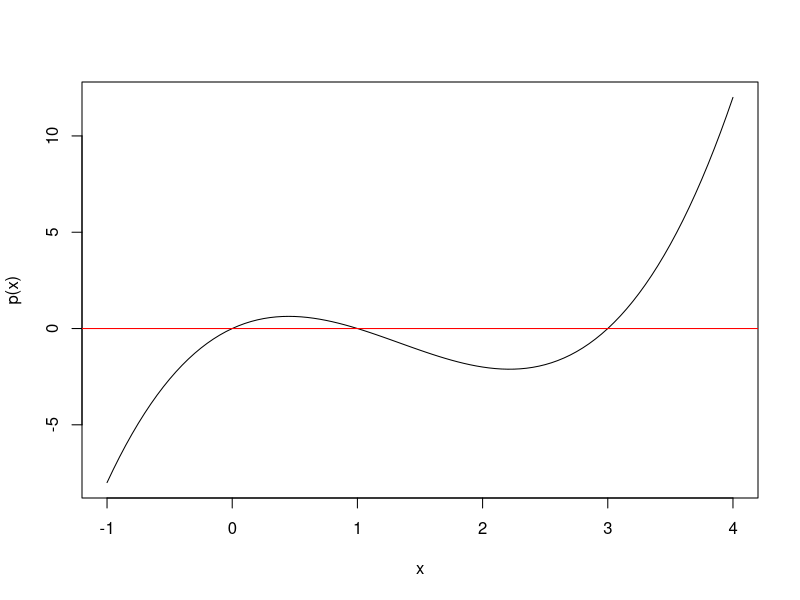
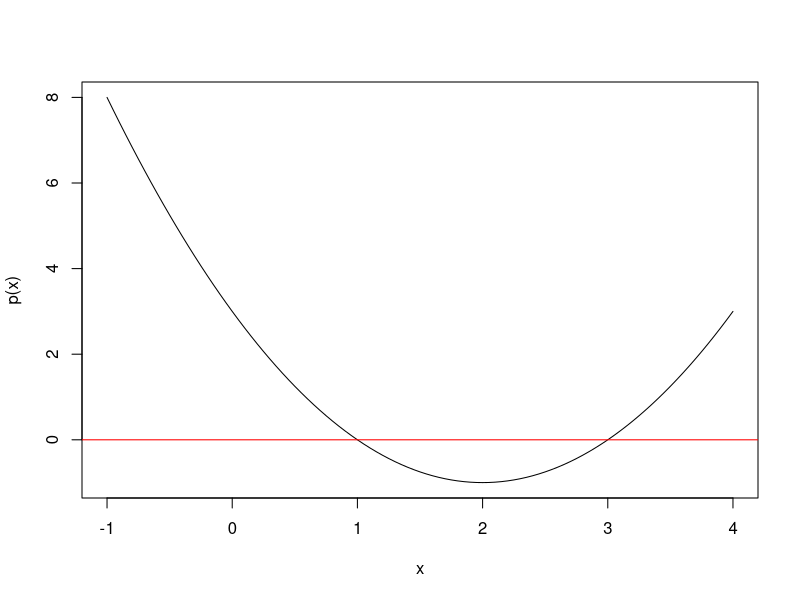
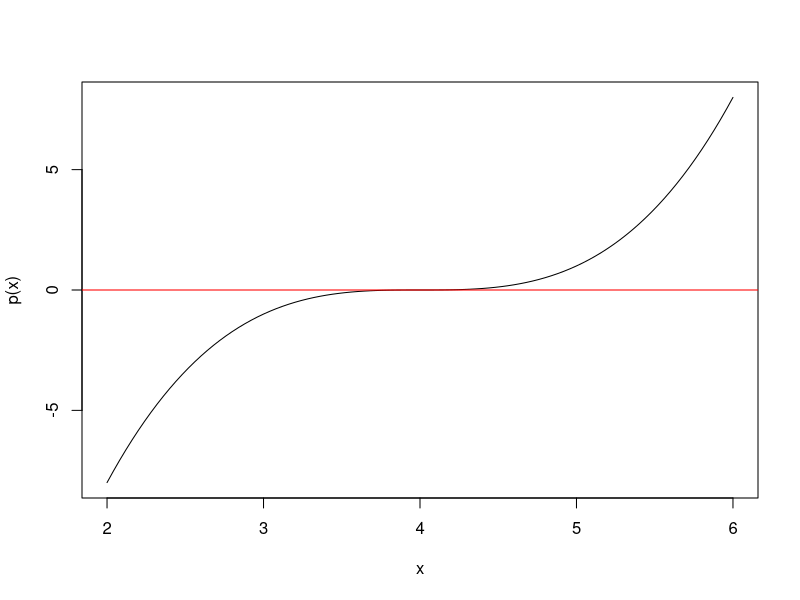

Recreate these plots in R, in order.
#Math 23 Script 1.4B-EigenvectorsAxler.R
#Module 1, Week 4, subtopics 1.3, 1.4 and 1.5

#Last modified September 17, 2014 by Paul Bamberg
#This modern approach was introduced by Sheldon Axler in 1995: "Down with Determinants!"

library("pracma")   #for rref()

#Topic 1 - Finding eigenvectors by row reduction
A <-matrix(c(-1,-2,4,5),2); A   #the same old matrix
#Start with the first standard basis vector and apply A twice.
w <- c(1,0); w; A%*%w; A%*%A%*%w
#These three vectors in R^2 have to be linearly dependent.
#Confirm this by forming a matrix.
T <- cbind( w, A%*%w, A%*%A%*%w); T
#Row reduce to find the exact form of the dependence.
rref(T)
#So A^2w = -3Iw + 4Aw, or A^2w -4Aw + 3Iw = (A^2-4A+3I)w = 0.
#We have discovered the polynomial
p <- function(t) t^2 - 4*t + 3
#which in this case is the same as the characteristic polynomial.
#Since p(t)=(t-1)(t-3), p(A)=(A-I)(A-3I)
I <- diag(c(1,1))
(A - I)%*%(A-3*I)%*%w    #has to be zero
#Now we can find two eigenvectors
v1 <- (A-3*I)%*%w     #eigenvector for eigenvalue 1
A%*%v1; v1
#Reverse the order of the factors.
(A - 3*I)%*%(A-I)%*%w    #has to be zero
v2 <- (A-I)%*%w     #eigenvector for eigenvalue 3
A%*%v2; 3*v2

#If we use a different w, we learn nothing more
w <- c(0,1); w; A%*%w; A%*%A%*%w
T <- cbind( w, A%*%w, A%*%A%*%w); T #a different matrix
rref(T)
#Again p(t)=(t-1)(t-3), p(A)=(A-I)(A-3I)
v1x <- (A-3*I)%*%w     #eigenvector for eigenvalue 1
A%*%v1x; v1x
v2x <- (A-I)%*%w     #eigenvector for eigenvalue 3
A%*%v2x; 3*v2x
#We found eigenvectors that are proportional to the previous ones
v1; v1x
v2; v2x

#What could have gone wrong?
w <- c(1,1); w; A%*%w  #already dependent
T <- cbind( w, A%*%w); T #a matrix with rank 1 
rref(T)
#So Aw = 3w
#Now p(t)=(t-3), p(A)=(A-3I)
#w is an eigenvector for eigenvalue 3
w;  A%*%w

#To find a second independent eigenvector we must start again with a different w.

#What if there are fewer than two distinct eigenvalues?
#Case 1:
A <- diag(c(4,4)); A
w1 <- c(1,0); w1; A%*%w1  #already dependent
T <- cbind( w1, A%*%w1); T #a matrix with rank 1 
rref(T)
#So p(t) = t-4, p(A) = A - 4I
w1; A%*% w1   #an eigenvector with eigenvalue 4
#Look for a second independent eigenvector.
w2 <- c(0,1); w2; A%*%w2  #already dependent
T <- cbind( w2, A%*%w2); T #a matrix with rank 1 
rref(T)
#Again p(t) = t-4, p(A) = A - 4I
w2; A%*% w2   #a different eigenvector with eigenvalue 4
#p(t) was always simple, and we found a basis of eigenvectors.

#Case 2:
A <- matrix(c(3,-1,1,5),2); A      
w <- c(1,0); w; A%*%w; A%*%A%*%w
T <- cbind( w, A%*%w, A%*%A%*%w); T 
rref(T)
#So A^2w = -16Iw + 8Aw; (A^2 -8A + 16I)w = 0
#The polynomial is p(t) = t^2 - 8t - 16 = (t-4)^2
v<-(A-4*I)%*% w   #an eigenvector with eigenvalue 4
A%*% v; 4*v    #check that it's an eigenvector
#We look in vain for a second independent eigenvector.
w <- c(0,1); w; A%*%w; A%*%A%*%w
T <- cbind( w, A%*%w, A%*%A%*%w); T #a different matrix
rref(T)     #not quite echelon form, but we can use it.
#Again, the polynomial is p(t) = t^2 - 8t - 16 = (t-4)^2
v2<-(A-4*I)%*% w   #an eigenvector with eigenvalue 4
v; v2   #but it's the same eigenvector
#p(t) was not simple, and we could not find a basis of eigenvectors.

#Topic 2 - Eigenvectors for a 3 x 3 matrix
#This is example 2.7.5 from the Hubbard textbook.
A <- matrix(c(1,-1,0,-1,2,-1,0,-1,1), 3);A
#Any vector will do for w. An obvious choice is the first standard basis vector
w <- c(1,0,0)
T <- cbind(w, A%*%w, A%*%A%*%w, A%*%A%*%A%*%w); T
rref(T)
#So A^3 - 4A^2 + 3A = 0
p <- function(t) t^3 - 4*t^2 + 3*t
curve(p(x), from = -1, to = 4); abline(h=0, col = "red")
#Since P has three distinct real roots 0, 1, 3, we will get three eigenvectors.
I <- diag(c(1,1,1))
v0 <- (A - I)%*%(A - 3*I)%*%w; v0
A%*%v0; 0*v0      #eigenvector for eigenvalue 0
v1 <- A%*%(A - 3*I)%*%w; v1
A%*%v1; 1*v1      #eigenvector for eigenvalue 1
v3 <- A%*%(A - 1*I)%*%w; v3
A%*%v3; 3*v3      #eigenvector for eigenvalue 3

#Now rerun the script, choosing the sum of v1 and v3 as w. You will not find v0.
w <- v1+v3
T <- cbind(w, A%*%w, A%*%A%*%w); T
rref(T)
#So A^2 - 4A  + 3I = 0
p <- function(t) t^2 - 4*t + 3
curve(p(x), from = -1, to = 4); abline(h=0, col = "red")
#Since P has two distinct real roots 1 and 3, we will get only two eigenvectors.
I <- diag(c(1,1,1))
v1 <- (A - 3*I)%*%w; v1
A%*%v1; 1*v1      #eigenvector for eigenvalue 1
v3 <- (A - 1*I)%*%w; v3
A%*%v3; 3*v3      #eigenvector for eigenvalue 3
#Rerun, using any w not in the subspace spanned by v1 and v3,
#and you will find the eigenvector v0.

#Here is a more interesting example.
A <- matrix(c(2,0,0, 1,2,1,-1,0,1), 3);A
w1 <- c(1,0,0)
T <- cbind(w1, A%*%w1); T
rref(T)
#So A-2I = 0 and w1 is an eigenvector with eigenvalue 2.

w2 <- c(0,1,0)
T <- cbind(w2, A%*%w2, A%*%A%*%w2); T
rref(T)
#Now (A^2 - 3A +2I)w2 = (A-I)(A-2I)w2 = 0
v1 <- (A-2*I)%*%w2
A%*%v1; v1   #v1 is an eigenvector with eigenvalue 1.

v2 <- (A-I)%*%w2
A%*%v2; v2   #v2 is a new eigenvector with eigenvalue 2.

#We have found a basis of eigenvectors.
#Because there are only two distinct eigenvalues, no single choice of w
#will give us the whole basis. p(t) is simple and cannot be cubic.

#Here is an example where there is no eigenbasis.
J<-matrix(c(2,0,0,1,2,0,0,1,2),3);J
R<-matrix(c(0,1,1,1,0,1,1,1,0),3);R
RI<-solve(R); RI
A <- R %*% J %*% RI; A
A<-matrix(c(5,1,2,1,3,0,-1,1,4),3);A

w <- c(1,0,0)
T <- cbind(w, A%*%w, A%*%A%*%w, A%*%A%*%A%*%w); T
rref(T)
p <- function(t) t^3 - 12* t^2 + 48*t - 64
curve(p(x), from = 2, to = 6); abline(h=0, col = "red") #the only root is 4
#So p(t) = (t-4)^3 -- not simple
(A - 4*I)%*%(A - 4*I)%*%(A - 4*I)
#We can find only one eigenvector.
v <- (A - 4*I)%*%(A - 4*I)%*%w
A%*%v; 4*v   #an eigenvector with eigenvalue 4

#What we need to prove:
#Eigenvectors for distinct eigenvalues are linearly independent.
#There exists a basis of eigenvectors if and only if
#for each standard basis vector as w, the resulting p(t) has simple roots.
